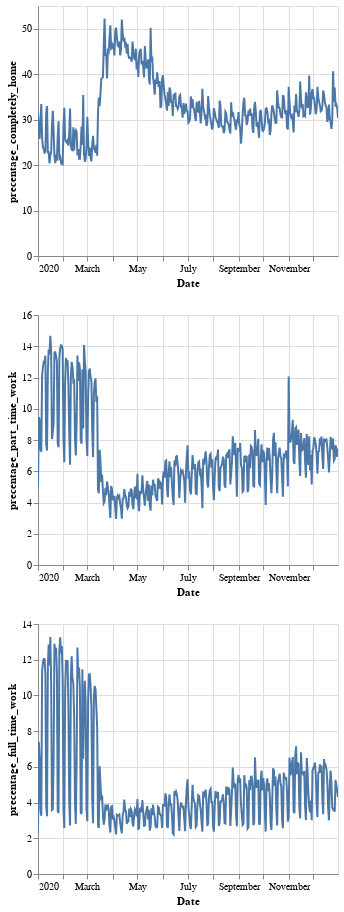

The cell this chart's notebook holds for it:
### Code cell
#Visualising mobility

title = '{} {}'.format(city,year)
alt.Chart(grouped_dm.reset_index()).mark_line().encode(
    x=alt.X('date', title='Date'),
    y=alt.Y(alt.repeat('row'), type='quantitative')
).properties(
    width=300,
    height=250
).repeat(
    row=['percentage_completely_home','percentage_part_time_work','percentage_full_time_work']
).interactive()

### Figure 1 — Vega-Lite specification as saved in the notebook (floating-point values rounded to 4 significant figures; data arrays with more than 128 entries replaced by an {"elided": "..."} marker saying what was removed)
{"config": {"view": {"continuousWidth": 400, "continuousHeight": 300}}, "repeat": {"row": ["precentage_completely_home", "precentage_part_time_work", "precentage_full_time_work"]}, "spec": {"data": {"name": "data-ac04704503f736f9e5d2c9113c51c14c"}, "mark": "line", "encoding": {"x": {"type": "temporal", "field": "date", "title": "Date"}, "y": {"type": "quantitative", "field": {"repeat": "row"}}}, "height": 250, "selection": {"selector001": {"type": "interval", "bind": "scales", "encodings": ["x", "y"]}}, "width": 300}, "$schema": "https://vega.github.io/schema/vega-lite/v4.8.1.json", "datasets": {"data-ac04704503f736f9e5d2c9113c51c14c": {"elided": "366 records"}}}
